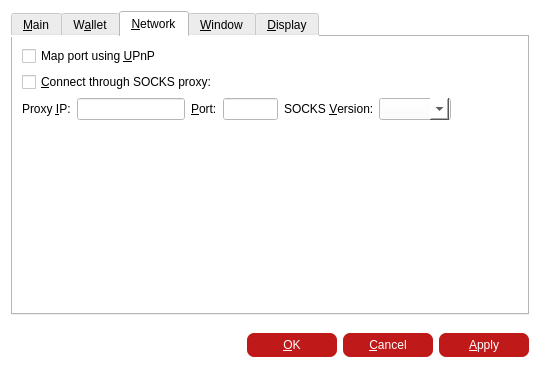
<?xml version="1.0" encoding="UTF-8"?>
<ui version="4.0">
 <class>OptionsDialog</class>
 <widget class="QDialog" name="OptionsDialog">
  <property name="geometry">
   <rect>
    <x>0</x>
    <y>0</y>
    <width>540</width>
    <height>380</height>
   </rect>
  </property>
  <property name="maximumSize">
   <size>
    <width>16777215</width>
    <height>390</height>
   </size>
  </property>
  <property name="windowTitle">
   <string>Options</string>
  </property>
  <property name="styleSheet">
   <string notr="true">background-color: rgb(255, 255, 255);

</string>
  </property>
  <property name="modal">
   <bool>true</bool>
  </property>
  <layout class="QVBoxLayout" name="verticalLayout">
   <item>
    <widget class="QTabWidget" name="tabWidget">
     <property name="tabPosition">
      <enum>QTabWidget::North</enum>
     </property>
     <property name="currentIndex">
      <number>2</number>
     </property>
     <widget class="QWidget" name="tabMain">
      <attribute name="title">
       <string>&amp;Main</string>
      </attribute>
      <layout class="QVBoxLayout" name="verticalLayout_Main">
       <item>
        <widget class="QCheckBox" name="bitcoinAtStartup">
         <property name="toolTip">
          <string>Automatically start Globalboost-Y after logging in to the system.</string>
         </property>
         <property name="text">
          <string>&amp;Start Globalboost-Y on system login</string>
         </property>
        </widget>
       </item>
       <item>
        <spacer name="verticalSpacer_Main">
         <property name="orientation">
          <enum>Qt::Vertical</enum>
         </property>
         <property name="sizeHint" stdset="0">
          <size>
           <width>20</width>
           <height>40</height>
          </size>
         </property>
        </spacer>
       </item>
       <item>
        <layout class="QHBoxLayout" name="horizontalLayout_2_Main">
         <item>
          <spacer name="horizontalSpacer_2_Main">
           <property name="orientation">
            <enum>Qt::Horizontal</enum>
           </property>
           <property name="sizeHint" stdset="0">
            <size>
             <width>40</width>
             <height>20</height>
            </size>
           </property>
          </spacer>
         </item>
         <item>
          <widget class="QPushButton" name="resetButton">
           <property name="toolTip">
            <string>Reset all client options to default.</string>
           </property>
           <property name="styleSheet">
            <string notr="true">QPushButton {
 color: white;
 background-color: #BF1919;
 border-width: 0px;
 border-color: #339;
 border-style: solid;
 border-radius: 7;
 padding: 3px;
 font-size: 12px;
 padding-left: 5px;
 padding-right: 5px;
 min-width: 120px;
 max-width:150px;
 min-height: 18px;
 max-height: 18px;
}

QPushButton:!enabled {
	background-color: #769597;
}

QPushButton:hover {
	background-color: #990000;
}

QPushButton:pressed:flat {
	background-color: #00a99d;
}</string>
           </property>
           <property name="text">
            <string>&amp;Reset Options</string>
           </property>
           <property name="autoDefault">
            <bool>false</bool>
           </property>
          </widget>
         </item>
        </layout>
       </item>
      </layout>
     </widget>
     <widget class="QWidget" name="tabWallet">
      <property name="styleSheet">
       <string notr="true">/* ================= combobox */
QValueComboBox {
    border: 1px solid #ededed;
    padding: 0px 18px 0px 3px;
    min-width: 20px;
	min-height: 20px;
 }

QValueComboBox:editable {
     background-color: rgb(192,25,25);
 }

QValueComboBox:!editable{
      background-color: white;
 }

QValueComboBox:!editable:on {
     background-color:rgb(191,25,25);
 }

QValueComboBox:!editable:off {
     background-color:rgb(191,25,25);
 }

QValueComboBox:on {
     /*padding-top: 3px;
     padding-left: 4px;*/
 }

QValueComboBox::drop-down {
    subcontrol-origin: padding;
    subcontrol-position: top right;
    width: 20px;
	background-color: rgb(191,25,25);

    border-left-width: 1px;
    border-left-color: darkgray;
    border-left-style: solid;
}
QValueComboBox::drop-down:hover, QComboBox::drop-down:on {
	background-color: rgb(191,25,25);
}

QValueComboBox::down-arrow {
	image: url(:/res/combo_arrow.png);
 }

QValueComboBox::down-arrow:on {
/*     top: 1px;
     left: 1px;*/
 }</string>
      </property>
      <attribute name="title">
       <string>W&amp;allet</string>
      </attribute>
      <layout class="QVBoxLayout" name="verticalLayout_main">
       <item>
        <widget class="QLabel" name="transactionFeeInfoLabel">
         <property name="text">
          <string>Optional transaction fee per kB that helps make sure your transactions are processed quickly. Most transactions are 1 kB.</string>
         </property>
         <property name="textFormat">
          <enum>Qt::PlainText</enum>
         </property>
         <property name="wordWrap">
          <bool>true</bool>
         </property>
        </widget>
       </item>
       <item>
        <layout class="QHBoxLayout" name="horizontalLayout_1_Main">
         <item>
          <widget class="QLabel" name="transactionFeeLabel">
           <property name="text">
            <string>Pay transaction &amp;fee</string>
           </property>
           <property name="textFormat">
            <enum>Qt::PlainText</enum>
           </property>
           <property name="buddy">
            <cstring>transactionFee</cstring>
           </property>
          </widget>
         </item>
         <item>
          <widget class="BitcoinAmountField" name="transactionFee"/>
         </item>
         <item>
          <spacer name="horizontalSpacer_1_Main">
           <property name="orientation">
            <enum>Qt::Horizontal</enum>
           </property>
           <property name="sizeHint" stdset="0">
            <size>
             <width>40</width>
             <height>20</height>
            </size>
           </property>
          </spacer>
         </item>
        </layout>
       </item>
       <item>
        <widget class="QLabel" name="label">
         <property name="text">
          <string>If you disable the spending of unconfirmed change, the change from a transaction cannot be used until that transaction has at least one confirmation. This also affects how your balance is computed.</string>
         </property>
         <property name="wordWrap">
          <bool>true</bool>
         </property>
        </widget>
       </item>
       <item>
        <widget class="QCheckBox" name="spendZeroConfChange">
         <property name="text">
          <string>Spend unconfirmed change  (experts only)</string>
         </property>
        </widget>
       </item>
       <item>
        <spacer name="verticalSpacer">
         <property name="orientation">
          <enum>Qt::Vertical</enum>
         </property>
         <property name="sizeHint" stdset="0">
          <size>
           <width>20</width>
           <height>40</height>
          </size>
         </property>
        </spacer>
       </item>
      </layout>
     </widget>
     <widget class="QWidget" name="tabNetwork">
      <attribute name="title">
       <string>&amp;Network</string>
      </attribute>
      <layout class="QVBoxLayout" name="verticalLayout_Network">
       <item>
        <widget class="QCheckBox" name="mapPortUpnp">
         <property name="toolTip">
          <string>Automatically open the Globalboost-Y client port on the router. This only works when your router supports UPnP and it is enabled.</string>
         </property>
         <property name="text">
          <string>Map port using &amp;UPnP</string>
         </property>
        </widget>
       </item>
       <item>
        <widget class="QCheckBox" name="connectSocks">
         <property name="toolTip">
          <string>Connect to the Globalboost-Y network through a SOCKS proxy (e.g. when connecting through Tor).</string>
         </property>
         <property name="text">
          <string>&amp;Connect through SOCKS proxy:</string>
         </property>
        </widget>
       </item>
       <item>
        <layout class="QHBoxLayout" name="horizontalLayout_Network">
         <item>
          <widget class="QLabel" name="proxyIpLabel">
           <property name="text">
            <string>Proxy &amp;IP:</string>
           </property>
           <property name="textFormat">
            <enum>Qt::PlainText</enum>
           </property>
           <property name="buddy">
            <cstring>proxyIp</cstring>
           </property>
          </widget>
         </item>
         <item>
          <widget class="QValidatedLineEdit" name="proxyIp">
           <property name="maximumSize">
            <size>
             <width>140</width>
             <height>16777215</height>
            </size>
           </property>
           <property name="toolTip">
            <string>IP address of the proxy (e.g. 127.0.0.1)</string>
           </property>
          </widget>
         </item>
         <item>
          <widget class="QLabel" name="proxyPortLabel">
           <property name="text">
            <string>&amp;Port:</string>
           </property>
           <property name="textFormat">
            <enum>Qt::PlainText</enum>
           </property>
           <property name="buddy">
            <cstring>proxyPort</cstring>
           </property>
          </widget>
         </item>
         <item>
          <widget class="QLineEdit" name="proxyPort">
           <property name="maximumSize">
            <size>
             <width>55</width>
             <height>16777215</height>
            </size>
           </property>
           <property name="toolTip">
            <string>Port of the proxy (e.g. 9050)</string>
           </property>
          </widget>
         </item>
         <item>
          <widget class="QLabel" name="socksVersionLabel">
           <property name="text">
            <string>SOCKS &amp;Version:</string>
           </property>
           <property name="textFormat">
            <enum>Qt::PlainText</enum>
           </property>
           <property name="buddy">
            <cstring>socksVersion</cstring>
           </property>
          </widget>
         </item>
         <item>
          <widget class="QValueComboBox" name="socksVersion">
           <property name="toolTip">
            <string>SOCKS version of the proxy (e.g. 5)</string>
           </property>
           <property name="styleSheet">
            <string notr="true">/* ================= combobox */
QValueComboBox {
    border: 1px solid #ededed;
    padding: 0px 18px 0px 3px;
    min-width: 20px;
	min-height: 20px;
 }

QValueComboBox:editable {
     background-color: rgb(192,25,25);
 }

QValueComboBox:!editable{
      background-color: white;
 }

QValueComboBox:!editable:on {
     background-color:rgb(191,25,25);
 }

QValueComboBox:!editable:off {
     background-color:rgb(191,25,25);
 }

QValueComboBox:on {
     /*padding-top: 3px;
     padding-left: 4px;*/
 }

QValueComboBox::drop-down {
    subcontrol-origin: padding;
    subcontrol-position: top right;
    width: 20px;
	background-color: rgb(191,25,25);

    border-left-width: 1px;
    border-left-color: darkgray;
    border-left-style: solid;
}
QValueComboBox::drop-down:hover, QComboBox::drop-down:on {
	background-color: rgb(191,25,25);
}

QValueComboBox::down-arrow {
	image: url(:/res/combo_arrow.png);
 }

QValueComboBox::down-arrow:on {
/*     top: 1px;
     left: 1px;*/
 }</string>
           </property>
          </widget>
         </item>
         <item>
          <spacer name="horizontalSpacer_Network">
           <property name="orientation">
            <enum>Qt::Horizontal</enum>
           </property>
           <property name="sizeHint" stdset="0">
            <size>
             <width>40</width>
             <height>20</height>
            </size>
           </property>
          </spacer>
         </item>
        </layout>
       </item>
       <item>
        <spacer name="verticalSpacer_Network">
         <property name="orientation">
          <enum>Qt::Vertical</enum>
         </property>
         <property name="sizeHint" stdset="0">
          <size>
           <width>20</width>
           <height>40</height>
          </size>
         </property>
        </spacer>
       </item>
      </layout>
     </widget>
     <widget class="QWidget" name="tabWindow">
      <attribute name="title">
       <string>&amp;Window</string>
      </attribute>
      <layout class="QVBoxLayout" name="verticalLayout_Window">
       <item>
        <widget class="QCheckBox" name="minimizeToTray">
         <property name="toolTip">
          <string>Show only a tray icon after minimizing the window.</string>
         </property>
         <property name="text">
          <string>&amp;Minimize to the tray instead of the taskbar</string>
         </property>
        </widget>
       </item>
       <item>
        <widget class="QCheckBox" name="minimizeOnClose">
         <property name="toolTip">
          <string>Minimize instead of exit the application when the window is closed. When this option is enabled, the application will be closed only after selecting Quit in the menu.</string>
         </property>
         <property name="text">
          <string>M&amp;inimize on close</string>
         </property>
        </widget>
       </item>
       <item>
        <spacer name="verticalSpacer_Window">
         <property name="orientation">
          <enum>Qt::Vertical</enum>
         </property>
         <property name="sizeHint" stdset="0">
          <size>
           <width>20</width>
           <height>40</height>
          </size>
         </property>
        </spacer>
       </item>
      </layout>
     </widget>
     <widget class="QWidget" name="tabDisplay">
      <attribute name="title">
       <string>&amp;Display</string>
      </attribute>
      <layout class="QVBoxLayout" name="verticalLayout_Display">
       <item>
        <layout class="QHBoxLayout" name="horizontalLayout_1_Display">
         <item>
          <widget class="QLabel" name="langLabel">
           <property name="text">
            <string>User Interface &amp;language:</string>
           </property>
           <property name="textFormat">
            <enum>Qt::PlainText</enum>
           </property>
           <property name="buddy">
            <cstring>lang</cstring>
           </property>
          </widget>
         </item>
         <item>
          <widget class="QValueComboBox" name="lang">
           <property name="toolTip">
            <string>The user interface language can be set here. This setting will take effect after restarting Globalboost-Y.</string>
           </property>
           <property name="styleSheet">
            <string notr="true">/* ================= combobox */
QValueComboBox {
    border: 1px solid #ededed;
    padding: 0px 18px 0px 3px;
    min-width: 20px;
	min-height: 20px;
 }

QValueComboBox:editable {
     background-color: rgb(192,25,25);
 }

QValueComboBox:!editable{
      background-color: white;
 }

QValueComboBox:!editable:on {
     background-color:rgb(191,25,25);
 }

QValueComboBox:!editable:off {
     background-color:rgb(191,25,25);
 }

QValueComboBox:on {
     /*padding-top: 3px;
     padding-left: 4px;*/
 }

QValueComboBox::drop-down {
    subcontrol-origin: padding;
    subcontrol-position: top right;
    width: 20px;
	background-color: rgb(191,25,25);

    border-left-width: 1px;
    border-left-color: darkgray;
    border-left-style: solid;
}
QValueComboBox::drop-down:hover, QComboBox::drop-down:on {
	background-color: rgb(191,25,25);
}

QValueComboBox::down-arrow {
	image: url(:/res/combo_arrow.png);
 }

QValueComboBox::down-arrow:on {
/*     top: 1px;
     left: 1px;*/
 }</string>
           </property>
          </widget>
         </item>
        </layout>
       </item>
       <item>
        <layout class="QHBoxLayout" name="horizontalLayout_2_Display">
         <item>
          <widget class="QLabel" name="unitLabel">
           <property name="text">
            <string>&amp;Unit to show amounts in:</string>
           </property>
           <property name="textFormat">
            <enum>Qt::PlainText</enum>
           </property>
           <property name="buddy">
            <cstring>unit</cstring>
           </property>
          </widget>
         </item>
         <item>
          <widget class="QValueComboBox" name="unit">
           <property name="toolTip">
            <string>Choose the default subdivision unit to show in the interface and when sending coins.</string>
           </property>
           <property name="styleSheet">
            <string notr="true">/* ================= combobox */
QValueComboBox {
    border: 1px solid #ededed;
    padding: 0px 18px 0px 3px;
    min-width: 20px;
	min-height: 20px;
 }

QValueComboBox:editable {
     background-color: rgb(192,25,25);
 }

QValueComboBox:!editable{
      background-color: white;
 }

QValueComboBox:!editable:on {
     background-color:rgb(191,25,25);
 }

QValueComboBox:!editable:off {
     background-color:rgb(191,25,25);
 }

QValueComboBox:on {
     /*padding-top: 3px;
     padding-left: 4px;*/
 }

QValueComboBox::drop-down {
    subcontrol-origin: padding;
    subcontrol-position: top right;
    width: 20px;
	background-color: rgb(191,25,25);

    border-left-width: 1px;
    border-left-color: darkgray;
    border-left-style: solid;
}
QValueComboBox::drop-down:hover, QComboBox::drop-down:on {
	background-color: rgb(191,25,25);
}

QValueComboBox::down-arrow {
	image: url(:/res/combo_arrow.png);
 }

QValueComboBox::down-arrow:on {
/*     top: 1px;
     left: 1px;*/
 }</string>
           </property>
          </widget>
         </item>
        </layout>
       </item>
       <item>
        <widget class="QCheckBox" name="displayAddresses">
         <property name="toolTip">
          <string>Whether to show Globalboost-Y addresses in the transaction list or not.</string>
         </property>
         <property name="text">
          <string>&amp;Display addresses in transaction list</string>
         </property>
        </widget>
       </item>
       <item>
        <widget class="QCheckBox" name="coinControlFeatures">
         <property name="toolTip">
          <string>Whether to show coin control features or not.</string>
         </property>
         <property name="text">
          <string>Display coin &amp;control features (experts only!)</string>
         </property>
        </widget>
       </item>
       <item>
        <spacer name="verticalSpacer_Display">
         <property name="orientation">
          <enum>Qt::Vertical</enum>
         </property>
         <property name="sizeHint" stdset="0">
          <size>
           <width>20</width>
           <height>40</height>
          </size>
         </property>
        </spacer>
       </item>
      </layout>
     </widget>
    </widget>
   </item>
   <item>
    <layout class="QHBoxLayout" name="horizontalLayout_Buttons">
     <item>
      <spacer name="horizontalSpacer_1">
       <property name="orientation">
        <enum>Qt::Horizontal</enum>
       </property>
       <property name="sizeHint" stdset="0">
        <size>
         <width>40</width>
         <height>48</height>
        </size>
       </property>
      </spacer>
     </item>
     <item>
      <widget class="QLabel" name="statusLabel">
       <property name="font">
        <font>
         <weight>75</weight>
         <bold>true</bold>
        </font>
       </property>
       <property name="text">
        <string/>
       </property>
       <property name="textFormat">
        <enum>Qt::PlainText</enum>
       </property>
       <property name="wordWrap">
        <bool>true</bool>
       </property>
      </widget>
     </item>
     <item>
      <spacer name="horizontalSpacer_2">
       <property name="orientation">
        <enum>Qt::Horizontal</enum>
       </property>
       <property name="sizeHint" stdset="0">
        <size>
         <width>40</width>
         <height>48</height>
        </size>
       </property>
      </spacer>
     </item>
     <item>
      <widget class="QPushButton" name="okButton">
       <property name="styleSheet">
        <string notr="true">QPushButton {
 color: white;
 background-color: #BF1919;
 border-width: 0px;
 border-color: #339;
 border-style: solid;
 border-radius: 7;
 padding: 3px;
 font-size: 12px;
 padding-left: 5px;
 padding-right: 5px;
 min-width: 80px;
 max-width:150px;
 min-height: 18px;
 max-height: 18px;
}

QPushButton:!enabled {
	background-color: #769597;
}

QPushButton:hover {
	background-color: #990000;
}

QPushButton:pressed:flat {
	background-color: #00a99d;
}</string>
       </property>
       <property name="text">
        <string>&amp;OK</string>
       </property>
      </widget>
     </item>
     <item>
      <widget class="QPushButton" name="cancelButton">
       <property name="styleSheet">
        <string notr="true">QPushButton {
 color: white;
 background-color: #BF1919;
 border-width: 0px;
 border-color: #339;
 border-style: solid;
 border-radius: 7;
 padding: 3px;
 font-size: 12px;
 padding-left: 5px;
 padding-right: 5px;
 min-width: 80px;
 max-width:150px;
 min-height: 18px;
 max-height: 18px;
}

QPushButton:!enabled {
	background-color: #769597;
}

QPushButton:hover {
	background-color: #990000;
}

QPushButton:pressed:flat {
	background-color: #00a99d;
}</string>
       </property>
       <property name="text">
        <string>&amp;Cancel</string>
       </property>
       <property name="autoDefault">
        <bool>false</bool>
       </property>
      </widget>
     </item>
     <item>
      <widget class="QPushButton" name="applyButton">
       <property name="styleSheet">
        <string notr="true">QPushButton {
 color: white;
 background-color: #BF1919;
 border-width: 0px;
 border-color: #339;
 border-style: solid;
 border-radius: 7;
 padding: 3px;
 font-size: 12px;
 padding-left: 5px;
 padding-right: 5px;
 min-width: 80px;
 max-width:150px;
 min-height: 18px;
 max-height: 18px;
}

QPushButton:!enabled {
	background-color: #769597;
}

QPushButton:hover {
	background-color: #990000;
}

QPushButton:pressed:flat {
	background-color: #00a99d;
}</string>
       </property>
       <property name="text">
        <string>&amp;Apply</string>
       </property>
       <property name="autoDefault">
        <bool>false</bool>
       </property>
      </widget>
     </item>
    </layout>
   </item>
  </layout>
 </widget>
 <customwidgets>
  <customwidget>
   <class>QValidatedLineEdit</class>
   <extends>QLineEdit</extends>
   <header>qvalidatedlineedit.h</header>
  </customwidget>
  <customwidget>
   <class>BitcoinAmountField</class>
   <extends>QLineEdit</extends>
   <header>bitcoinamountfield.h</header>
   <container>1</container>
  </customwidget>
  <customwidget>
   <class>QValueComboBox</class>
   <extends>QComboBox</extends>
   <header>qvaluecombobox.h</header>
  </customwidget>
 </customwidgets>
 <resources/>
 <connections/>
</ui>
